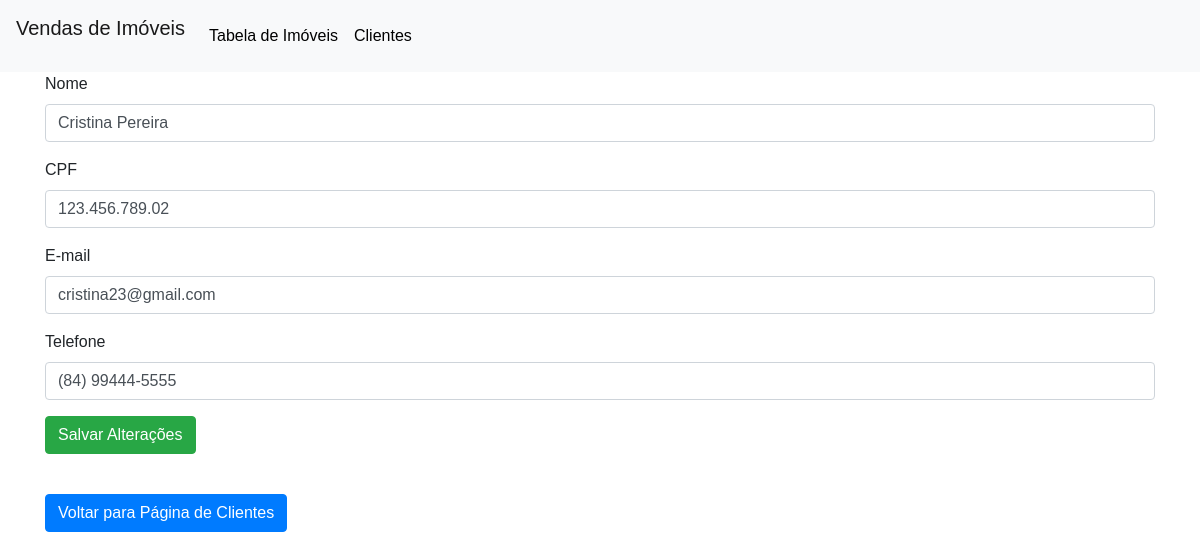
Page /cadastro_cliente_edita.php?id=164 on the committed database.
### tables this page shows
CREATE TABLE `clientes` (
  `cod_cliente` int(11) NOT NULL,
  `nome_cliente` varchar(255) NOT NULL,
  `cpf` varchar(50) NOT NULL,
  `email` varchar(255) NOT NULL,
  `telefone` varchar(20) NOT NULL
);

### cadastro_cliente_edita.php (the view, shortened to what this page needs)
<?php
	include("menu.php");
  include("script_conexao_bd/conexao.php");
    $id = $_GET['id'] ?? '';
    $sql = "SELECT * FROM clientes WHERE cod_cliente = '$id'";
    $dados = mysqli_query($conn, $sql);
    $linha_dados_edit = mysqli_fetch_assoc($dados);
?>
<div class="container">
	<form action="script_edit_cliente.php" method="POST">
		<div class="form-group">
    		<label for="nome_cliente">Nome</label>
    		<input type="name" class="form-control" name="nome_cliente"  placeholder="Maria" required value="<?php  echo $linha_dados_edit['nome_cliente']; ?>">
  		</div>
  		<div class="form-group">
   		 	<label for="cpf">CPF</label>
    		<input type="text" class="form-control" name="cpf" placeholder="000.000.000-00" required value="<?php  echo $linha_dados_edit['cpf']; ?>">
  		</div>
  		<div class="form-group">
    		<label for="email">E-mail</label>
    		<input type="email" class="form-control" name="email" placeholder="maria@gmail.com" required value="<?php  echo $linha_dados_edit['email']; ?>">
  		</div>
  		<div class="form-group">
   		 	<label for="telefone">Telefone</label>
    		<input type="text" class="form-control" name="telefone" placeholder="(84) 90000-0000" required value="<?php  echo $linha_dados_edit['telefone']; ?>">
  		</div>
  		<button type="submit" class="btn btn-success" >Salvar Alterações</button>
	</form>
	<br><a href="clientes.php" class="btn btn-primary">Voltar para Página de Clientes</a>
</div>

### rows in the picture
clientes: nome_cliente "Cristina Pereira", cpf "123.456.789.02", email "cristina23@gmail.com", telefone "(84) 99444-5555"
